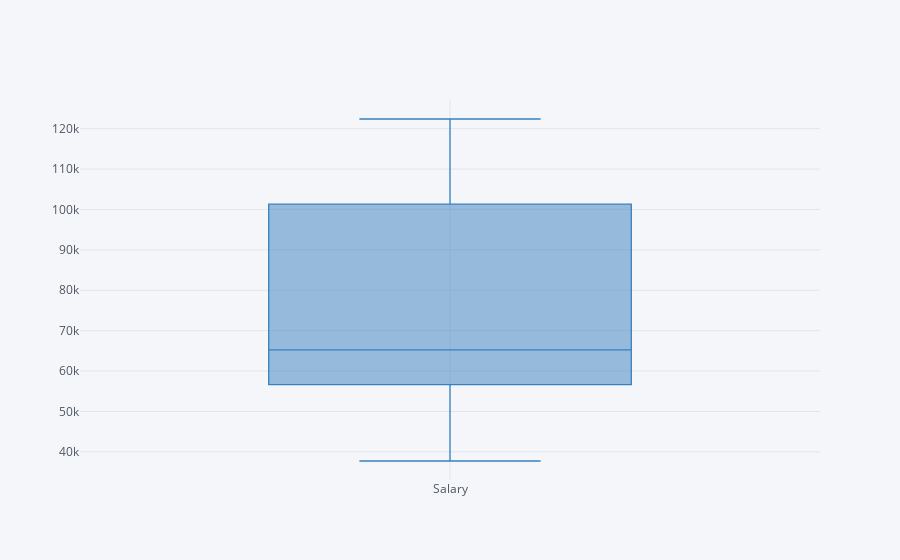

The notebook cell saved with this chart:
### Code cell
df['Salary'].iplot(kind='box', color='blue')

### Figure 1 — Plotly figure (JSON) as saved in the notebook; plotly's stock layout.template omitted (floating-point values rounded to 4 significant figures)
{"data": [{"boxpoints": false, "line": {"width": 1.3}, "marker": {"color": "rgba(55, 128, 191, 1.0)"}, "name": "Salary", "orientation": "v", "type": "box", "y": [39343, 46205, 37731, 43525, 39891, 56642, 60150, 54445, 64445, 57189, 63218, 55794, 56957, 57081, 61111, 67938, 66029, 83088, 81363, 93940, 91738, 98273, 101302, 113812, 109431, 105582, 116969, 112635, 122391, 121872]}], "layout": {"legend": {"bgcolor": "#F5F6F9", "font": {"color": "#4D5663"}}, "paper_bgcolor": "#F5F6F9", "plot_bgcolor": "#F5F6F9", "title": {"font": {"color": "#4D5663"}}, "xaxis": {"gridcolor": "#E1E5ED", "showgrid": true, "tickfont": {"color": "#4D5663"}, "title": {"font": {"color": "#4D5663"}, "text": ""}, "zerolinecolor": "#E1E5ED"}, "yaxis": {"gridcolor": "#E1E5ED", "showgrid": true, "tickfont": {"color": "#4D5663"}, "title": {"font": {"color": "#4D5663"}, "text": ""}, "zerolinecolor": "#E1E5ED"}}}
